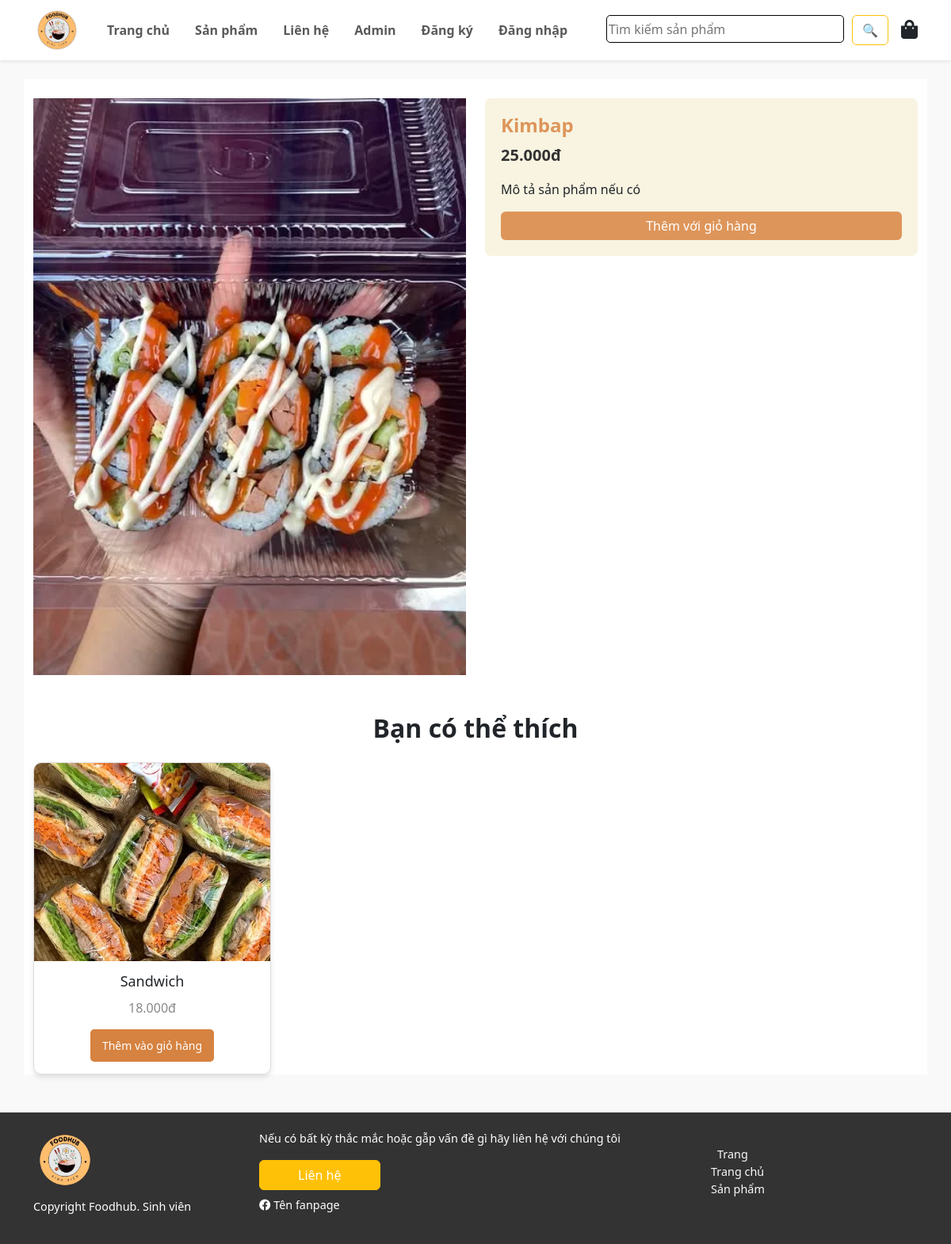
Screenshot of /index.php?act=detail&id=1 with the database file from the repository.
### tables this page shows
CREATE TABLE `products` (
  `id` int(11) NOT NULL,
  `name` varchar(255) NOT NULL,
  `price` int(11) NOT NULL,
  `description` varchar(255) DEFAULT NULL,
  `image` varchar(255) NOT NULL,
  `id_category` int(11) NOT NULL
);

### controllers/chitietsanphamController.php (called while the page is built, shortened)
<?php
require_once "models/chitietModel.php";
class chitietsanphamController
{
    public function index($id)
    {
        $sanphamModel = new sanphamModel();
        $detail = $sanphamModel->sanphamDetail($id);
        $lienquan = $sanphamModel->sanphamLienQuan($id);
        require_once 'views/chitietsanpham.php';
    }
}
?>

### models/Database.php (called while the page is built, shortened)
<?php
class Database
{
  private $servername = 'localhost';
  private $database = 'knlv';
  private $username = 'root';
  private $password = '';
  private $charset = "utf8mb4";
  private $pdo;
  public function __construct()
  {
    try {
      $dsn = "mysql:host=$this->servername;dbname=$this->database;charset=$this->charset";
      $this->pdo = new PDO($dsn, $this->username, $this->password);
      $this->pdo->setAttribute(PDO::ATTR_ERRMODE, PDO::ERRMODE_EXCEPTION);
    } catch (PDOException $e) {
      echo "Connection failed: " . $e->getMessage();
    }
  }
  public function query($sql, $params = []) {
    try {
        $stmt = $this->pdo->prepare($sql);
        $stmt->execute($params);
        return $stmt;
    } catch (PDOException $e) {
        throw new PDOException($e->getMessage());
    }
}
  public function getAll($sql, $params = []) {
    $stmt = $this->query($sql, $params);
    return $stmt->fetchAll(PDO::FETCH_ASSOC);
}
  public function getOne($sql,)
  {
    $param = array_slice(func_get_args(), 1);
    $stmt = $this->query($sql, $param);
    return $stmt->fetch(PDO::FETCH_ASSOC);
  }
}

### models/chitietModel.php (called while the page is built)
<?php
require_once "Database.php";
class sanphamModel
{
    public $sanpham;
    function __construct()
    {
        $this->sanpham = new Database;
    }
    function sanphamDetail($id)
    {
        $sql = "SELECT * FROM products WHERE id = ?";
        return $this->sanpham->getOne($sql, $id);
    }
    function sanphamLienQuan($id)
{
    $sql = "SELECT id_category FROM products WHERE id = ?";
    $category = $this->sanpham->getOne($sql, $id);
    if ($category) {
        $sql = "SELECT * FROM products WHERE id_category = ? AND id != ? LIMIT 4";
        return $this->sanpham->getAll($sql, [$category['id_category'], $id]);
    }
}
}

### views/chitietsanpham.php (the view, shortened to what this page needs)
<main class="container-xl my-5 chitietsanpham">
  <form action="index.php?act=cart" method="post">
  <?php if (!empty($detail) && is_array($detail)): ?>
    <div class="row g-4">
      <div class="col-md-6 h-75">
        <img class="w-100 h-50" src="public/img/product/<?= $detail['image'] ?>" alt="Product Image" class="img-fluid rounded">
      </div>
      <div class="col-md-6">
        <div class="product-details">
          <h1 class="product-title"><?= $detail['name'] ?></h1>
          <p class="price"><?= number_format($detail['price'],0,',','.') ?>đ</p>
          <p>Mô tả sản phẩm nếu có</p>
          <input type="submit"name="addtocart" value="Thêm với giỏ hàng" class="btn btn-custom w-100">
        </div>
      </div>
    </div>
  <?php endif; ?>
  </form>
  <div class="mt-5">
    <h2 class="text-center fw-bold mb-4 ">Bạn có thể thích</h2>
    <div class="product-container">
    <?php foreach ($lienquan as $lq): ?>
      <div class="product-item">
      <a href="index.php?act=detail&id=<?= $lq['id'] ?>" class="text-decoration-none text-dark">
        <img src="public/img/product/<?= $lq['image'] ?>" alt="Bánh tráng trộn">
        <div class="product-info">
          <h3><?= $lq['name'] ?></h3>
          <p><?= number_format($lq['price'],0,',','.') ?>đ</p>
          <a href="#" class="add-to-cart">Thêm vào giỏ hàng</a>
        </div>
      </div>
      <?php endforeach; ?>
    </div>
  </div>
</main>

### public/css/css.css (style rules this page uses)
.product-container { display: grid; grid-template-columns: repeat(auto-fit, minmax(250px, 1fr)); }
.product-item { background-color: white; border: 1px solid #ddd; border-radius: 10px; overflow: hidden; min-width: 300px; box-shadow: 0 4px 6px rgba(0, 0, 0, 0.1); transition: transform 0.2s ease; }
.product-item img { width: 100%; height: 250px; object-fit: cover; }
.product-info { padding: 15px; text-align: center; }
.product-info h3 { font-size: 18px; margin-bottom: 10px; }
.product-info p { font-size: 16px; color: #888; margin-bottom: 15px; }
.product-container { margin: 0 auto; display: flex; flex-wrap: wrap; gap: 20px; }
.add-to-cart { display: inline-block; padding: 10px 15px; background-color: #D68240; color: white; border: none; border-radius: 5px; text-decoration: none; font-size: 14px; transition: background-color 0.2s ease; }
body { background-color: #f9f9f9; }
.chitietsanpham { background-color: #ffff; }
.product-details { background-color: #F8F4E1; padding: 20px; border-radius: 8px; }
.product-title { font-size: 24px; font-weight: bold; color: #DE955A; }
.price { font-size: 20px; font-weight: bold; color: #333; }
.btn-custom { background-color: #DE955A; color: white; border: none; }

### rows the page displays
products: image (picture), name "Kimbap", price "25.000"
products: image (picture), name "Sandwich", price "18.000"
